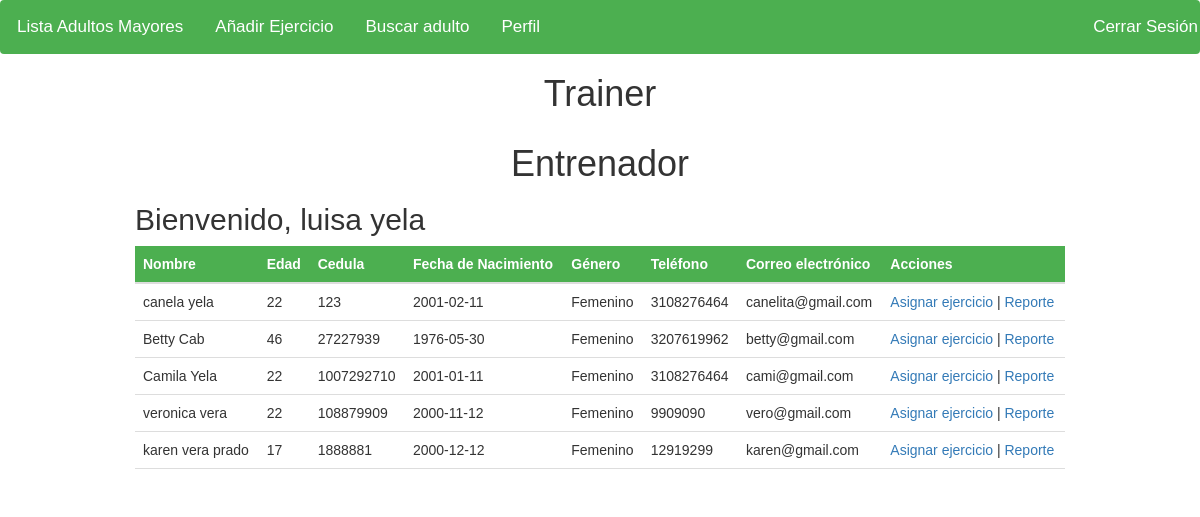
Before: /trainer_home.php with the older database file.
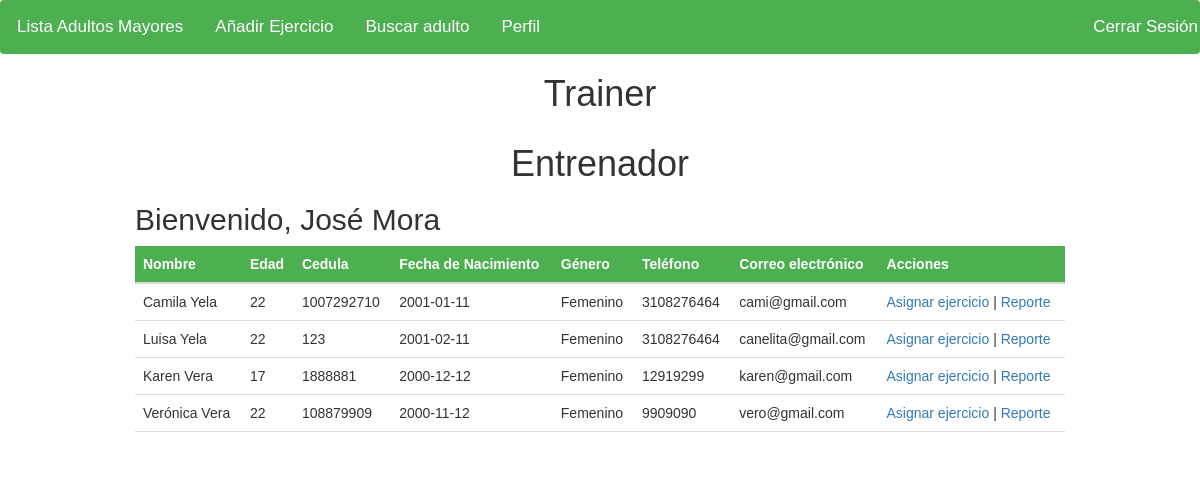
After: the same page with the newer database file.
### tables this page shows
CREATE TABLE `usuarios` (
  `id` int(6) UNSIGNED NOT NULL,
  `nombre` varchar(50) NOT NULL,
  `edad` int(3) NOT NULL,
  `fecha_nacimiento` date NOT NULL,
  `genero` varchar(10) NOT NULL,
  `tipo_usuario` varchar(20) NOT NULL,
  `email` varchar(50) NOT NULL,
  `password` varchar(10) NOT NULL,
  `nombre_usuario` varchar(10) NOT NULL,
  `fecha_registro` timestamp NOT NULL DEFAULT current_timestamp() ON UPDATE current_timestamp(),
  `cedula` varchar(15) DEFAULT NULL,
  `telefono` varchar(10) DEFAULT NULL
);

### trainer_home.php (the view, shortened to what this page needs)
<!DOCTYPE html>
<html>
  <head>
    <link rel="stylesheet" href="https://maxcdn.bootstrapcdn.com/bootstrap/3.4.1/css/bootstrap.min.css">
    <link rel="stylesheet" href="style/style_trainer.css">
  </head>
  <body>
    <div>
    <?php include 'base_trainer.php'; ?>
    </div>
    <div class="container">
        <h1>Entrenador</h1>
        <?php include 'conecta.php';
                $bd = conectar();
                $query = "SELECT * FROM usuarios WHERE tipo_usuario = 'Entrenador'";
                $result = mysqli_query($bd, $query);
                $entrenador = mysqli_fetch_array($result);
                $query2 = "SELECT * FROM usuarios WHERE tipo_usuario = 'Adulto Mayor'";
                $result2 = mysqli_query($bd, $query2);
             ?>
        <h2>
             <?php
             echo "Bienvenido, ".$entrenador['nombre']; ?>
            </h2>
        <table class="table">
            <thead>
                <tr>
                    <th>Nombre</th>
                    <th>Edad</th>
                    <th>Cedula</th>
                    <th>Fecha de Nacimiento</th>
                    <th>Género</th>
                    <th>Teléfono</th>
                    <th>Correo electrónico</th>
                    <th>Acciones</th>
                </tr>
            </thead>
            <tbody>
                <?php
                while ($row = mysqli_fetch_array($result2)) {
                    echo "<tr>";
                    echo "<td>" . $row['nombre'] . "</td>";
                    echo "<td>" . $row['edad'] . "</td>";
                    echo "<td>" . $row['cedula'] . "</td>";
                    echo "<td>" . $row['fecha_nacimiento'] . "</td>";
                    echo "<td>" . $row['genero'] . "</td>";
                    echo "<td>" . $row['telefono'] . "</td>";
                    echo "<td>" . $row['email'] . "</td>";
                    echo "<td><a href='asing_exercise.php?cedula=".$row['cedula']."'>Asignar ejercicio</a> | <a href='reporte_trainer.php?cedula". $row['cedula'] . "' target='_blank'>Reporte</a></td>";
                    echo "</tr>";
                }
                ?>
            </tbody>
        </table>
    </div>
</body

Changed rows visible on the page:
removed usuarios: nombre "luisa yela"
removed usuarios: nombre "Betty Cab", edad "46", cedula "27227939", fecha_nacimiento "1976-05-30", genero "Femenino", telefono "3207619962", email "betty@gmail.com"
now on this page (row edited): usuarios: nombre "José Mora"
changed usuarios "Camila Yela": moves up the list
changed usuarios "canelita@gmail.com": nombre "canela yela" → "Luisa Yela"
changed usuarios "karen@gmail.com": nombre "karen vera prado" → "Karen Vera"; moves up the list
changed usuarios "vero@gmail.com": nombre "veronica vera" → "Verónica Vera"
